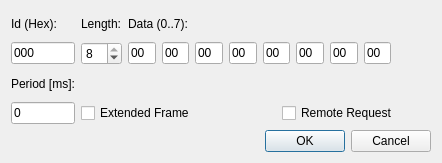
<?xml version="1.0" encoding="UTF-8"?>
<ui version="4.0">
 <class>CanMessageDlgClass</class>
 <widget class="QDialog" name="CanMessageDlgClass">
  <property name="geometry">
   <rect>
    <x>0</x>
    <y>0</y>
    <width>442</width>
    <height>163</height>
   </rect>
  </property>
  <property name="windowTitle">
   <string>New transmit message</string>
  </property>
  <layout class="QVBoxLayout" name="verticalLayout">
   <item>
    <layout class="QGridLayout" name="gridLayout" columnstretch="1,1,0,0">
     <item row="0" column="0">
      <widget class="QLabel" name="label">
       <property name="text">
        <string>Id (Hex):</string>
       </property>
       <property name="buddy">
        <cstring>lineEditId</cstring>
       </property>
      </widget>
     </item>
     <item row="0" column="1">
      <widget class="QLabel" name="label_2">
       <property name="text">
        <string>Length:</string>
       </property>
       <property name="textFormat">
        <enum>Qt::AutoText</enum>
       </property>
       <property name="buddy">
        <cstring>spinBoxDlc</cstring>
       </property>
      </widget>
     </item>
     <item row="0" column="2">
      <widget class="QLabel" name="label_3">
       <property name="text">
        <string>Data (0..7):</string>
       </property>
      </widget>
     </item>
     <item row="1" column="0">
      <widget class="QLineEdit" name="lineEditId">
       <property name="inputMask">
        <string>HHH</string>
       </property>
       <property name="text">
        <string>000</string>
       </property>
       <property name="cursorMoveStyle">
        <enum>Qt::VisualMoveStyle</enum>
       </property>
      </widget>
     </item>
     <item row="1" column="1">
      <widget class="QSpinBox" name="spinBoxDlc">
       <property name="maximum">
        <number>8</number>
       </property>
       <property name="value">
        <number>8</number>
       </property>
      </widget>
     </item>
     <item row="1" column="2" colspan="2">
      <layout class="QHBoxLayout" name="horizontalLayout">
       <item>
        <widget class="QLineEdit" name="lineEditData0">
         <property name="maximumSize">
          <size>
           <width>28</width>
           <height>16777215</height>
          </size>
         </property>
         <property name="inputMask">
          <string>HH</string>
         </property>
         <property name="text">
          <string>00</string>
         </property>
        </widget>
       </item>
       <item>
        <widget class="QLineEdit" name="lineEditData1">
         <property name="maximumSize">
          <size>
           <width>28</width>
           <height>16777215</height>
          </size>
         </property>
         <property name="inputMask">
          <string>HH</string>
         </property>
         <property name="text">
          <string>00</string>
         </property>
        </widget>
       </item>
       <item>
        <widget class="QLineEdit" name="lineEditData2">
         <property name="maximumSize">
          <size>
           <width>28</width>
           <height>16777215</height>
          </size>
         </property>
         <property name="inputMask">
          <string>HH</string>
         </property>
         <property name="text">
          <string>00</string>
         </property>
        </widget>
       </item>
       <item>
        <widget class="QLineEdit" name="lineEditData3">
         <property name="maximumSize">
          <size>
           <width>28</width>
           <height>16777215</height>
          </size>
         </property>
         <property name="inputMask">
          <string>HH</string>
         </property>
         <property name="text">
          <string>00</string>
         </property>
        </widget>
       </item>
       <item>
        <widget class="QLineEdit" name="lineEditData4">
         <property name="maximumSize">
          <size>
           <width>28</width>
           <height>16777215</height>
          </size>
         </property>
         <property name="inputMask">
          <string>HH</string>
         </property>
         <property name="text">
          <string>00</string>
         </property>
        </widget>
       </item>
       <item>
        <widget class="QLineEdit" name="lineEditData5">
         <property name="maximumSize">
          <size>
           <width>28</width>
           <height>16777215</height>
          </size>
         </property>
         <property name="inputMask">
          <string>HH</string>
         </property>
         <property name="text">
          <string>00</string>
         </property>
        </widget>
       </item>
       <item>
        <widget class="QLineEdit" name="lineEditData6">
         <property name="maximumSize">
          <size>
           <width>28</width>
           <height>16777215</height>
          </size>
         </property>
         <property name="inputMask">
          <string>HH</string>
         </property>
         <property name="text">
          <string>00</string>
         </property>
        </widget>
       </item>
       <item>
        <widget class="QLineEdit" name="lineEditData7">
         <property name="maximumSize">
          <size>
           <width>28</width>
           <height>16777215</height>
          </size>
         </property>
         <property name="inputMask">
          <string>HH</string>
         </property>
         <property name="text">
          <string>00</string>
         </property>
        </widget>
       </item>
       <item>
        <spacer name="horizontalSpacer_2">
         <property name="orientation">
          <enum>Qt::Horizontal</enum>
         </property>
         <property name="sizeHint" stdset="0">
          <size>
           <width>40</width>
           <height>20</height>
          </size>
         </property>
        </spacer>
       </item>
      </layout>
     </item>
     <item row="2" column="0">
      <widget class="QLabel" name="label_4">
       <property name="text">
        <string>Period [ms]:</string>
       </property>
       <property name="buddy">
        <cstring>lineEditPeriod</cstring>
       </property>
      </widget>
     </item>
     <item row="3" column="0">
      <widget class="QLineEdit" name="lineEditPeriod">
       <property name="text">
        <string>0</string>
       </property>
      </widget>
     </item>
     <item row="3" column="1" colspan="2">
      <widget class="QCheckBox" name="checkBoxExtended">
       <property name="text">
        <string>Extended Frame</string>
       </property>
      </widget>
     </item>
     <item row="3" column="3">
      <widget class="QCheckBox" name="checkBoxRtr">
       <property name="text">
        <string>Remote Request</string>
       </property>
      </widget>
     </item>
    </layout>
   </item>
   <item>
    <layout class="QHBoxLayout" name="horizontalLayout_2">
     <item>
      <spacer name="horizontalSpacer">
       <property name="orientation">
        <enum>Qt::Horizontal</enum>
       </property>
       <property name="sizeHint" stdset="0">
        <size>
         <width>40</width>
         <height>20</height>
        </size>
       </property>
      </spacer>
     </item>
     <item>
      <widget class="QDialogButtonBox" name="buttonBox">
       <property name="standardButtons">
        <set>QDialogButtonBox::Cancel|QDialogButtonBox::Ok</set>
       </property>
       <property name="centerButtons">
        <bool>false</bool>
       </property>
      </widget>
     </item>
    </layout>
   </item>
  </layout>
 </widget>
 <layoutdefault spacing="6" margin="11"/>
 <resources/>
 <connections>
  <connection>
   <sender>buttonBox</sender>
   <signal>accepted()</signal>
   <receiver>CanMessageDlgClass</receiver>
   <slot>accept()</slot>
   <hints>
    <hint type="sourcelabel">
     <x>348</x>
     <y>142</y>
    </hint>
    <hint type="destinationlabel">
     <x>234</x>
     <y>86</y>
    </hint>
   </hints>
  </connection>
  <connection>
   <sender>buttonBox</sender>
   <signal>rejected()</signal>
   <receiver>CanMessageDlgClass</receiver>
   <slot>reject()</slot>
   <hints>
    <hint type="sourcelabel">
     <x>348</x>
     <y>142</y>
    </hint>
    <hint type="destinationlabel">
     <x>234</x>
     <y>86</y>
    </hint>
   </hints>
  </connection>
 </connections>
</ui>
